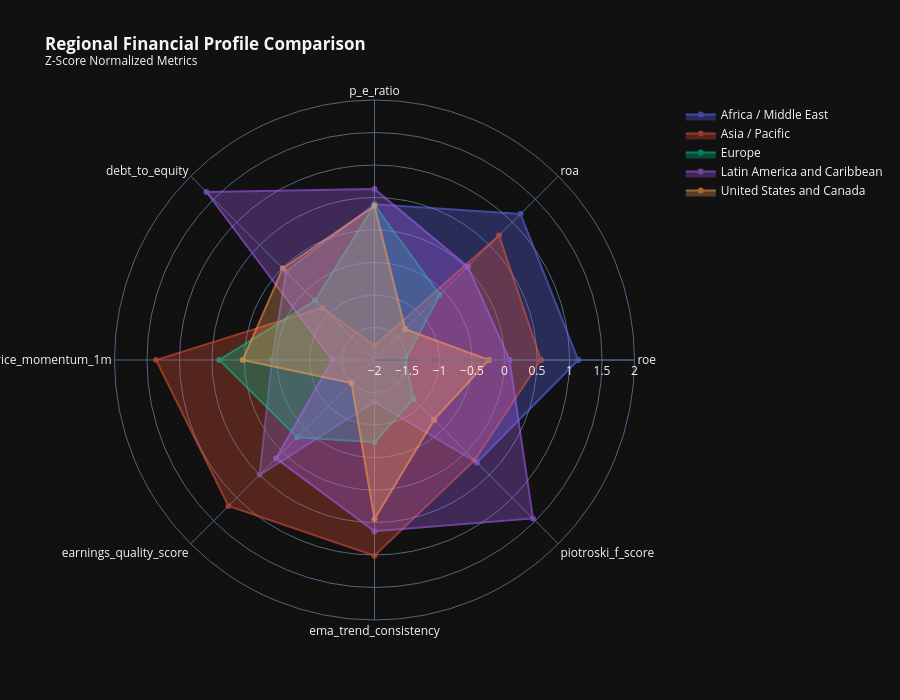
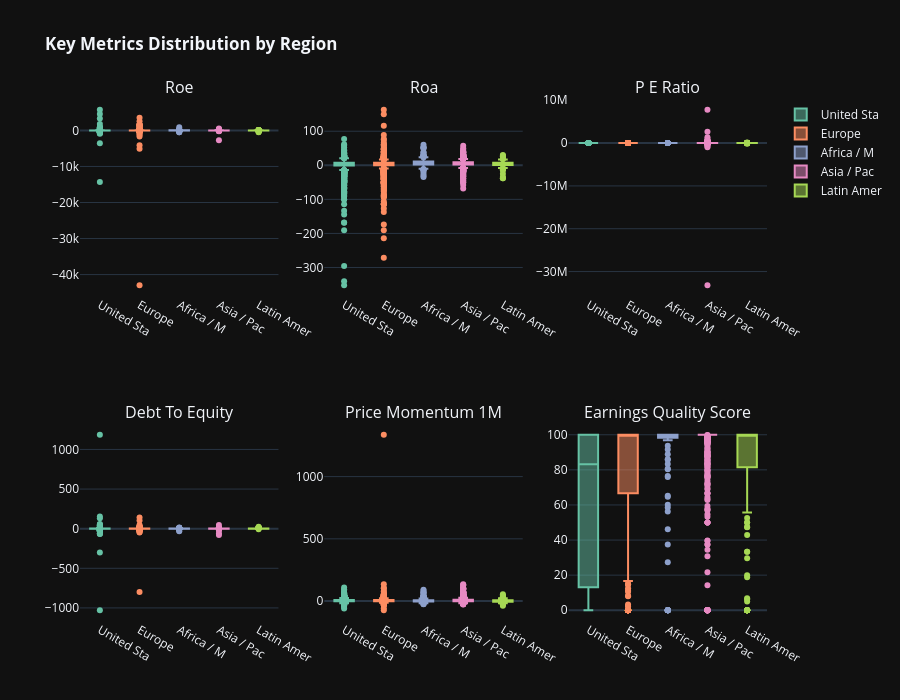

Notebook source saved alongside these figures, in order:
### Markdown cell above
## Cell 5: Regional Benchmarking Dashboard

Comprehensive regional analysis with key financial metrics comparison.

### Code cell
# ============================================================================
# Cell 5: Regional Benchmarking Dashboard
# ============================================================================

print('=' * 80)
print('🌍 REGIONAL BENCHMARKING DASHBOARD')
print('=' * 80)

region_dir = OUTPUT_DIR / 'eda' / 'by_region'

if 'region' in df.columns:
    # Key metrics for regional comparison
    benchmark_metrics = [
        'roe', 'roa', 'p_e_ratio', 'debt_to_equity', 'price_momentum_1m',
        'earnings_quality_score', 'ema_trend_consistency', 'piotroski_f_score',
        'altman_z_score', 'dividend_yield', 'revenue_growth_yoy',
    ]
    available_metrics = [m for m in benchmark_metrics if m in df.columns]

    # ============================================================================
    # 5.1 Regional Statistics Table
    # ============================================================================
    print('\n📊 Computing Regional Statistics...')

    regional_metrics_stats = df.groupby('region')[available_metrics].agg(['mean', 'median', 'std', 'count'])
    regional_metrics_stats.columns = ['_'.join(col) for col in regional_metrics_stats.columns]

    # Save to JSON
    regional_stats_dict = regional_metrics_stats.to_dict()
    with open(region_dir / 'regional_statistics.json', 'w') as f:
        json.dump({k: {str(kk): vv for kk, vv in v.items()}
                   for k, v in regional_stats_dict.items()}, f, indent=2, default=str)
    print(f'  ✓ Saved: regional_statistics.json')

    # ============================================================================
    # 5.2 Regional Radar Charts
    # ============================================================================
    print('\n🎯 Creating Regional Radar Charts...')

    # Normalize metrics for radar chart
    radar_metrics = available_metrics[:8]  # Limit for readability
    regional_means = df.groupby('region')[radar_metrics].mean()

    # Z-score normalize for comparability
    regional_normalized = (regional_means - regional_means.mean()) / regional_means.std()
    regional_normalized = regional_normalized.fillna(0)

    fig_radar = go.Figure()
    for region in regional_normalized.index:
        fig_radar.add_trace(go.Scatterpolar(
            r=regional_normalized.loc[region].values.tolist() + [regional_normalized.loc[region].values[0]],
            theta=radar_metrics + [radar_metrics[0]],
            fill='toself', name=str(region), opacity=0.6,
        ))

    fig_radar.update_layout(
        polar=dict(radialaxis=dict(visible=True, range=[-2, 2])),
        title='<b>Regional Financial Profile Comparison</b><br><sup>Z-Score Normalized Metrics</sup>',
        template=PLOTLY_TEMPLATE, height=700,
    )
    fig_radar.write_html(region_dir / 'regional_radar_comparison.html')
    fig_radar.show()
    print(f'  ✓ Saved: regional_radar_comparison.html')

    # ============================================================================
    # 5.3 Regional Box Plots Grid
    # ============================================================================
    print('\n📦 Creating Regional Box Plot Grid...')

    n_metrics = min(6, len(available_metrics))
    rows = 2
    cols = 3

    fig_boxes = make_subplots(
        rows=rows, cols=cols,
        subplot_titles=[m.replace('_', ' ').title() for m in available_metrics[:n_metrics]],
    )

    for idx, metric in enumerate(available_metrics[:n_metrics]):
        row = idx // cols + 1
        col = idx % cols + 1

        for i, region in enumerate(df['region'].unique()):
            region_data = df[df['region'] == region][metric].dropna()
            fig_boxes.add_trace(
                go.Box(y=region_data, name=str(region)[:10],
                       marker_color=px.colors.qualitative.Set2[i % 8],
                       showlegend=(idx == 0)),
                row=row, col=col
            )

    fig_boxes.update_layout(
        title='<b>Key Metrics Distribution by Region</b>',
        template=PLOTLY_TEMPLATE, height=700, showlegend=True,
    )
    fig_boxes.write_html(region_dir / 'regional_boxplots.html')
    fig_boxes.show()
    print(f'  ✓ Saved: regional_boxplots.html')

    # ============================================================================
    # 5.4 Regional Valuation Comparison (Statistical)
    # ============================================================================
    print('\n📊 Performing Statistical Regional Valuation Comparison...')
    valuation_metrics = ['p_e_ratio', 'p_b_ratio', 'ev_ebitda', 'dividend_yield']
    valuation_metrics = [m for m in valuation_metrics if m in df.columns]

    if valuation_metrics:
        regional_val_result = eda.compare_regional_valuations(
            df, metrics=valuation_metrics, region_column='region',
            include_tests=True, test_method='kruskal'
        )

        # The result is a dict with 'distributions' (DataFrame) and 'statistical_tests' (dict)
        distributions_df = regional_val_result['distributions']
        statistical_tests = regional_val_result['statistical_tests']

        # Create an interactive visualization from the distributions data
        fig_regional_val = px.bar(
            distributions_df,
            x='region',
            y='mean',
            color='metric',
            barmode='group',
            error_y='std',
            title='<b>Regional Valuation Comparison</b>',
            template=PLOTLY_TEMPLATE
        )
        fig_regional_val.show()
        fig_regional_val.write_html(region_dir / 'regional_valuation_comparison.html')
        print(f'  ✓ Saved: regional_valuation_comparison.html')

        # Also print statistical significance
        print("\n  📊 Statistical Test Results:")
        for metric, test_result in statistical_tests.items():
            sig = "✓ Significant" if test_result.get('significant') else "✗ Not significant"
            print(f"    {metric}: p-value={test_result.get('p_value', 0):.4f} ({sig})")

print('\n✓ Regional Benchmarking Complete')

### Figure 1 — Plotly figure (JSON) as saved in the notebook; plotly's stock layout.template omitted (floating-point values rounded to 4 significant figures)
{"data": [{"fill": "toself", "name": "Africa / Middle East", "opacity": 0.6, "r": [1.134, 1.176, 0.3968, -0.07624, -0.4243, 0.4991, -1.356, 0.2287, 1.134], "theta": ["roe", "roa", "p_e_ratio", "debt_to_equity", "price_momentum_1m", "earnings_quality_score", "ema_trend_consistency", "piotroski_f_score", "roe"], "type": "scatterpolar"}, {"fill": "toself", "name": "Asia / Pacific", "opacity": 0.6, "r": [0.5591, 0.7089, -1.779, -0.8665, 1.361, 1.176, 1.011, 0.1787, 0.5591], "theta": ["roe", "roa", "p_e_ratio", "debt_to_equity", "price_momentum_1m", "earnings_quality_score", "ema_trend_consistency", "piotroski_f_score", "roe"], "type": "scatterpolar"}, {"fill": "toself", "name": "Europe", "opacity": 0.6, "r": [-1.529, -0.5826, 0.3841, -0.7078, 0.3861, -0.317, -0.7344, -1.152, -1.529], "theta": ["roe", "roa", "p_e_ratio", "debt_to_equity", "price_momentum_1m", "earnings_quality_score", "ema_trend_consistency", "piotroski_f_score", "roe"], "type": "scatterpolar"}, {"fill": "toself", "name": "Latin America and Caribbean", "opacity": 0.6, "r": [0.07666, 0.02985, 0.6291, 1.656, -1.349, 0.1407, 0.6345, 1.447, 0.07666], "theta": ["roe", "roa", "p_e_ratio", "debt_to_equity", "price_momentum_1m", "earnings_quality_score", "ema_trend_consistency", "piotroski_f_score", "roe"], "type": "scatterpolar"}, {"fill": "toself", "name": "United States and Canada", "opacity": 0.6, "r": [-0.241, -1.332, 0.3686, -0.00545, 0.02645, -1.499, 0.4453, -0.7024, -0.241], "theta": ["roe", "roa", "p_e_ratio", "debt_to_equity", "price_momentum_1m", "earnings_quality_score", "ema_trend_consistency", "piotroski_f_score", "roe"], "type": "scatterpolar"}], "layout": {"polar": {"radialaxis": {"visible": true, "range": [-2, 2]}}, "title": {"text": "<b>Regional Financial Profile Comparison</b><br><sup>Z-Score Normalized Metrics</sup>"}, "height": 700}}

### Figure 2 — Plotly figure (JSON) as saved in the notebook; plotly's stock layout.template omitted (floating-point values rounded to 4 significant figures; data arrays with more than 128 entries replaced by an {"elided": "..."} marker saying what was removed)
{"data": [{"marker": {"color": "rgb(102,194,165)"}, "name": "United Sta", "showlegend": true, "y": {"elided": "1790 float values"}, "type": "box", "xaxis": "x", "yaxis": "y"}, {"marker": {"color": "rgb(252,141,98)"}, "name": "Europe", "showlegend": true, "y": {"elided": "2057 float values"}, "type": "box", "xaxis": "x", "yaxis": "y"}, {"marker": {"color": "rgb(141,160,203)"}, "name": "Africa / M", "showlegend": true, "y": {"elided": "510 float values"}, "type": "box", "xaxis": "x", "yaxis": "y"}, {"marker": {"color": "rgb(231,138,195)"}, "name": "Asia / Pac", "showlegend": true, "y": {"elided": "2049 float values"}, "type": "box", "xaxis": "x", "yaxis": "y"}, {"marker": {"color": "rgb(166,216,84)"}, "name": "Latin Amer", "showlegend": true, "y": {"elided": "276 float values"}, "type": "box", "xaxis": "x", "yaxis": "y"}, {"marker": {"color": "rgb(102,194,165)"}, "name": "United Sta", "showlegend": false, "y": {"elided": "1790 float values"}, "type": "box", "xaxis": "x2", "yaxis": "y2"}, {"marker": {"color": "rgb(252,141,98)"}, "name": "Europe", "showlegend": false, "y": {"elided": "2021 float values"}, "type": "box", "xaxis": "x2", "yaxis": "y2"}, {"marker": {"color": "rgb(141,160,203)"}, "name": "Africa / M", "showlegend": false, "y": {"elided": "509 float values"}, "type": "box", "xaxis": "x2", "yaxis": "y2"}, {"marker": {"color": "rgb(231,138,195)"}, "name": "Asia / Pac", "showlegend": false, "y": {"elided": "2031 float values"}, "type": "box", "xaxis": "x2", "yaxis": "y2"}, {"marker": {"color": "rgb(166,216,84)"}, "name": "Latin Amer", "showlegend": false, "y": {"elided": "276 float values"}, "type": "box", "xaxis": "x2", "yaxis": "y2"}, {"marker": {"color": "rgb(102,194,165)"}, "name": "United Sta", "showlegend": false, "y": {"elided": "1713 float values"}, "type": "box", "xaxis": "x3", "yaxis": "y3"}, {"marker": {"color": "rgb(252,141,98)"}, "name": "Europe", "showlegend": false, "y": {"elided": "750 float values"}, "type": "box", "xaxis": "x3", "yaxis": "y3"}, {"marker": {"color": "rgb(141,160,203)"}, "name": "Africa / M", "showlegend": false, "y": {"elided": "130 float values"}, "type": "box", "xaxis": "x3", "yaxis": "y3"}, {"marker": {"color": "rgb(231,138,195)"}, "name": "Asia / Pac", "showlegend": false, "y": {"elided": "740 float values"}, "type": "box", "xaxis": "x3", "yaxis": "y3"}, {"marker": {"color": "rgb(166,216,84)"}, "name": "Latin Amer", "showlegend": false, "y": {"elided": "197 float values"}, "type": "box", "xaxis": "x3", "yaxis": "y3"}, {"marker": {"color": "rgb(102,194,165)"}, "name": "United Sta", "showlegend": false, "y": {"elided": "1790 float values"}, "type": "box", "xaxis": "x4", "yaxis": "y4"}, {"marker": {"color": "rgb(252,141,98)"}, "name": "Europe", "showlegend": false, "y": {"elided": "2057 float values"}, "type": "box", "xaxis": "x4", "yaxis": "y4"}, {"marker": {"color": "rgb(141,160,203)"}, "name": "Africa / M", "showlegend": false, "y": {"elided": "510 float values"}, "type": "box", "xaxis": "x4", "yaxis": "y4"}, {"marker": {"color": "rgb(231,138,195)"}, "name": "Asia / Pac", "showlegend": false, "y": {"elided": "2049 float values"}, "type": "box", "xaxis": "x4", "yaxis": "y4"}, {"marker": {"color": "rgb(166,216,84)"}, "name": "Latin Amer", "showlegend": false, "y": {"elided": "276 float values"}, "type": "box", "xaxis": "x4", "yaxis": "y4"}, {"marker": {"color": "rgb(102,194,165)"}, "name": "United Sta", "showlegend": false, "y": {"elided": "1787 float values"}, "type": "box", "xaxis": "x5", "yaxis": "y5"}, {"marker": {"color": "rgb(252,141,98)"}, "name": "Europe", "showlegend": false, "y": {"elided": "2068 float values"}, "type": "box", "xaxis": "x5", "yaxis": "y5"}, {"marker": {"color": "rgb(141,160,203)"}, "name": "Africa / M", "showlegend": false, "y": {"elided": "510 float values"}, "type": "box", "xaxis": "x5", "yaxis": "y5"}, {"marker": {"color": "rgb(231,138,195)"}, "name": "Asia / Pac", "showlegend": false, "y": {"elided": "2054 float values"}, "type": "box", "xaxis": "x5", "yaxis": "y5"}, {"marker": {"color": "rgb(166,216,84)"}, "name": "Latin Amer", "showlegend": false, "y": {"elided": "276 float values"}, "type": "box", "xaxis": "x5", "yaxis": "y5"}, {"marker": {"color": "rgb(102,194,165)"}, "name": "United Sta", "showlegend": false, "y": {"elided": "1711 float values"}, "type": "box", "xaxis": "x6", "yaxis": "y6"}, {"marker": {"color": "rgb(252,141,98)"}, "name": "Europe", "showlegend": false, "y": {"elided": "739 float values"}, "type": "box", "xaxis": "x6", "yaxis": "y6"}, {"marker": {"color": "rgb(141,160,203)"}, "name": "Africa / M", "showlegend": false, "y": {"elided": "131 float values"}, "type": "box", "xaxis": "x6", "yaxis": "y6"}, {"marker": {"color": "rgb(231,138,195)"}, "name": "Asia / Pac", "showlegend": false, "y": {"elided": "741 float values"}, "type": "box", "xaxis": "x6", "yaxis": "y6"}, {"marker": {"color": "rgb(166,216,84)"}, "name": "Latin Amer", "showlegend": false, "y": {"elided": "198 float values"}, "type": "box", "xaxis": "x6", "yaxis": "y6"}], "layout": {"xaxis": {"anchor": "y", "domain": [0.0, 0.2889]}, "yaxis": {"anchor": "x", "domain": [0.625, 1.0]}, "xaxis2": {"anchor": "y2", "domain": [0.3556, 0.6444]}, "yaxis2": {"anchor": "x2", "domain": [0.625, 1.0]}, "xaxis3": {"anchor": "y3", "domain": [0.7111, 1.0]}, "yaxis3": {"anchor": "x3", "domain": [0.625, 1.0]}, "xaxis4": {"anchor": "y4", "domain": [0.0, 0.2889]}, "yaxis4": {"anchor": "x4", "domain": [0.0, 0.375]}, "xaxis5": {"anchor": "y5", "domain": [0.3556, 0.6444]}, "yaxis5": {"anchor": "x5", "domain": [0.0, 0.375]}, "xaxis6": {"anchor": "y6", "domain": [0.7111, 1.0]}, "yaxis6": {"anchor": "x6", "domain": [0.0, 0.375]}, "annotations": [{"font": {"size": 16}, "showarrow": false, "text": "Roe", "x": 0.1444, "xanchor": "center", "xref": "paper", "y": 1.0, "yanchor": "bottom", "yref": "paper"}, {"font": {"size": 16}, "showarrow": false, "text": "Roa", "x": 0.5, "xanchor": "center", "xref": "paper", "y": 1.0, "yanchor": "bottom", "yref": "paper"}, {"font": {"size": 16}, "showarrow": false, "text": "P E Ratio", "x": 0.8556, "xanchor": "center", "xref": "paper", "y": 1.0, "yanchor": "bottom", "yref": "paper"}, {"font": {"size": 16}, "showarrow": false, "text": "Debt To Equity", "x": 0.1444, "xanchor": "center", "xref": "paper", "y": 0.375, "yanchor": "bottom", "yref": "paper"}, {"font": {"size": 16}, "showarrow": false, "text": "Price Momentum 1M", "x": 0.5, "xanchor": "center", "xref": "paper", "y": 0.375, "yanchor": "bottom", "yref": "paper"}, {"font": {"size": 16}, "showarrow": false, "text": "Earnings Quality Score", "x": 0.8556, "xanchor": "center", "xref": "paper", "y": 0.375, "yanchor": "bottom", "yref": "paper"}], "title": {"text": "<b>Key Metrics Distribution by Region</b>"}, "height": 700, "showlegend": true}}
